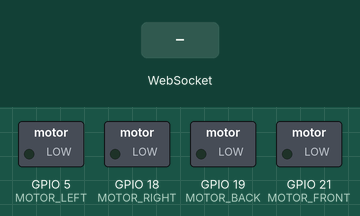
The sketch below on a simulated ESP32. On the bench: switched loads named in the sketch (green lamp = pin HIGH). The inputs (shaded band) are chosen by the test bench. WiFi joins after 1.5 s; servers stay silent unless stated; what the sketch prints to the serial monitor is not drawn.

Above: at 2.7 s.
2.8 s: WebSocket text "forward_start" received
At 4.0 s:
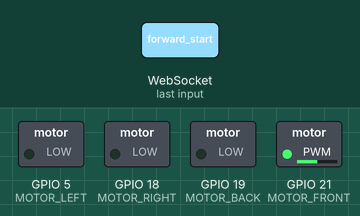
4.3 s: WebSocket text "back_start" received
At 5.3 s:
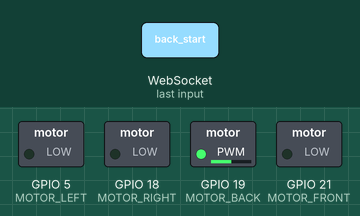
5.8 s: WebSocket text "left_start" received
At 6.5 s:
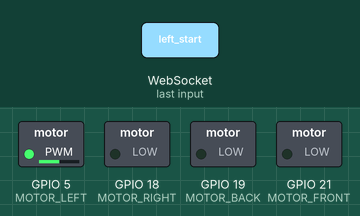
7.3 s: WebSocket text "right_start" received
At 7.6 s:
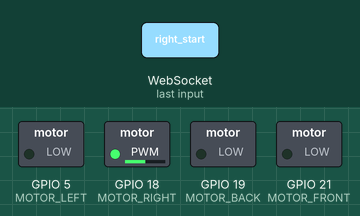
Timing chart, 0 to 9.8 s (numbered marks = the images above; inputs shaded):
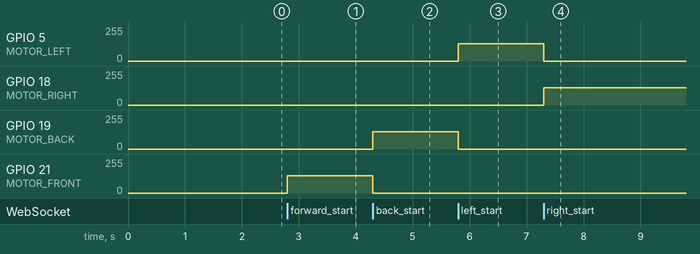

The sketch:

sketch_mar10a.ino
```cpp
#include <WiFi.h>
#include <WebSocketsServer.h>

const char* ssid = "Z";
const char* password = "Jay232323";

WebSocketsServer webSocket(81);

// Motor control pins
#define MOTOR_LEFT   5
#define MOTOR_RIGHT  18
#define MOTOR_BACK   19
#define MOTOR_FRONT  21

// PWM settings
#define PWM_FREQ   1000
#define PWM_RES   8  // 8-bit resolution (0-255)
int speedValue = 128;  // Default speed (50%)

void setup() {
    Serial.begin(115200);
    WiFi.begin(ssid, password);
    while (WiFi.status() != WL_CONNECTED) { delay(500); Serial.print("."); }
    Serial.println("\nWiFi Connected!");
    Serial.print("ESP32 IP Address: ");
    Serial.println(WiFi.localIP());

    webSocket.begin();
    webSocket.onEvent(webSocketEvent);
    Serial.println("WebSocket Server Started!");

    // Set up PWM for motor control
    ledcAttach(MOTOR_FRONT, PWM_FREQ, PWM_RES);
    ledcAttach(MOTOR_BACK, PWM_FREQ, PWM_RES);
    ledcAttach(MOTOR_LEFT, PWM_FREQ, PWM_RES);
    ledcAttach(MOTOR_RIGHT, PWM_FREQ, PWM_RES);
}

// WebSocket Event Handler
void webSocketEvent(uint8_t num, WStype_t type, uint8_t *payload, size_t length) {
    String command = String((char *)payload);
    Serial.println("Received: " + command);

    // Stop all motors by default
    ledcWrite(MOTOR_FRONT, 0);
    ledcWrite(MOTOR_BACK, 0);
    ledcWrite(MOTOR_LEFT, 0);
    ledcWrite(MOTOR_RIGHT, 0);

    if (command == "forward_start") ledcWrite(MOTOR_FRONT, speedValue);
    else if (command == "back_start") ledcWrite(MOTOR_BACK, speedValue);
    else if (command == "left_start") ledcWrite(MOTOR_LEFT, speedValue);
    else if (command == "right_start") ledcWrite(MOTOR_RIGHT, speedValue);
    else if (command.startsWith("speed:")) {
        speedValue = command.substring(6).toInt();
        Serial.println("Speed set to: " + String(speedValue));
    }
}

void loop() {
    webSocket.loop();
}
```

Measured:
- after the input at 2.8 s, GPIO 21 (MOTOR_FRONT): 0/255 → 128/255 at once
- after the input at 4.3 s, GPIO 19 (MOTOR_BACK): 0/255 → 128/255 at once; GPIO 21 (MOTOR_FRONT): 128/255 → 0/255 at once
- after the input at 5.8 s, GPIO 5 (MOTOR_LEFT): 0/255 → 128/255 at once; GPIO 19 (MOTOR_BACK): 128/255 → 0/255 at once
- after the input at 7.3 s, GPIO 5 (MOTOR_LEFT): 128/255 → 0/255 at once; GPIO 18 (MOTOR_RIGHT): 0/255 → 128/255 at once
